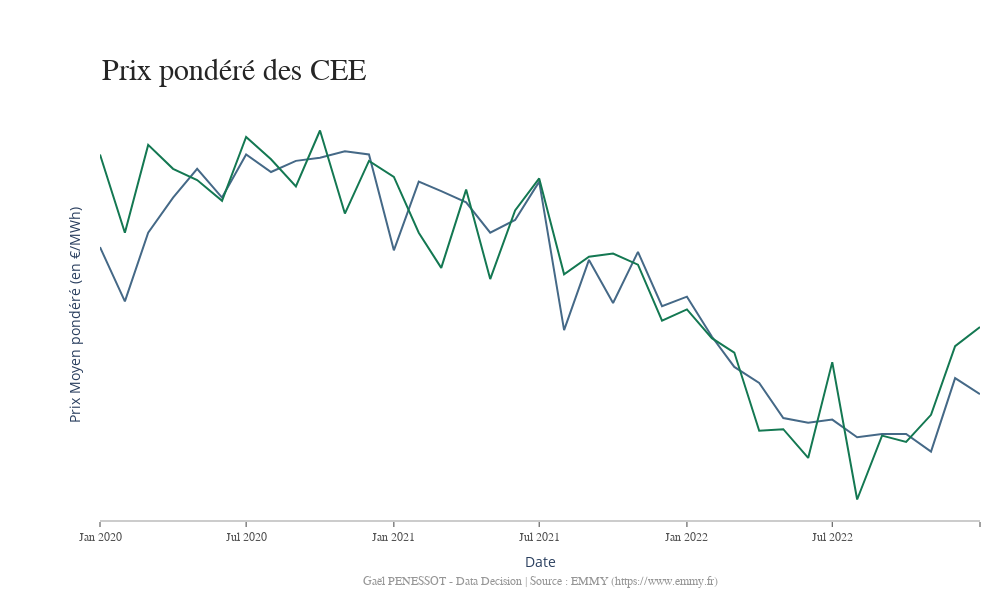

Notebook code for this chart:
### Code cell
cee_3y = historical_data_cee[(historical_data_cee.index >= '01/01/2020') & (historical_data_cee.index < '01/10/2023')]
fig = px.line(cee_3y, 
              x=cee_3y.index, 
              y="Prix Moyen pondéré (en €/MWh)", 
              color='Type CEE',
              color_discrete_map={
                 "Classique": "#456987",
                 "Précarité": "#147852"
             })

fig.update_layout(
    xaxis=dict(
        showline=True,
        showgrid=False,
        showticklabels=True,
        linecolor='rgb(204, 204, 204)',
        linewidth=2,
        ticks='outside',
        tickfont=dict(
            family='Arial',
            size=12,
            color='rgb(82, 82, 82)',
        ),
    ),
    yaxis=dict(
        showgrid=False,
        zeroline=False,
        showline=False,
        showticklabels=False,
    ),
    autosize=False,
    width=1000,
    height=600,
    margin=dict(
        autoexpand=False,
        l=100,
        r=20,
        t=110,
    ),
    showlegend=False,
    plot_bgcolor='white'
)

fig.update_layout(annotations=[dict(xref='paper', yref='paper', x=0.0, y=1.05,
                              xanchor='left', yanchor='bottom',
                              text='Prix pondéré des CEE',
                              font=dict(family='Arial',
                                        size=30,
                                        color='rgb(37,37,37)'),
                              showarrow=False),
                              dict(xref='paper', yref='paper', x=0.5, y=-0.13,
                              xanchor='center', yanchor='top',
                              text='Gaël PENESSOT - Data Decision | Source : EMMY (https://www.emmy.fr)',
                              font=dict(family='Arial',
                                        size=12,
                                        color='rgb(150,150,150)'),
                              showarrow=False)])

fig.show()

### Figure 1 — Plotly figure (JSON) as saved in the notebook; plotly's stock layout.template omitted (floating-point values rounded to 4 significant figures)
{"data": [{"hovertemplate": "Type CEE=Classique<br>Date=%{x}<br>Prix Moyen pondéré (en €/MWh)=%{y}<extra></extra>", "legendgroup": "Classique", "line": {"color": "#456987", "dash": "solid"}, "marker": {"symbol": "circle"}, "mode": "lines", "name": "Classique", "orientation": "v", "showlegend": true, "type": "scatter", "x": ["2020-01-01T00:00:00", "2020-02-01T00:00:00", "2020-03-01T00:00:00", "2020-04-01T00:00:00", "2020-05-01T00:00:00", "2020-06-01T00:00:00", "2020-07-01T00:00:00", "2020-08-01T00:00:00", "2020-09-01T00:00:00", "2020-10-01T00:00:00", "2020-11-01T00:00:00", "2020-12-01T00:00:00", "2021-01-01T00:00:00", "2021-02-01T00:00:00", "2021-03-01T00:00:00", "2021-04-01T00:00:00", "2021-05-01T00:00:00", "2021-06-01T00:00:00", "2021-07-01T00:00:00", "2021-08-01T00:00:00", "2021-09-01T00:00:00", "2021-10-01T00:00:00", "2021-11-01T00:00:00", "2021-12-01T00:00:00", "2022-01-01T00:00:00", "2022-02-01T00:00:00", "2022-03-01T00:00:00", "2022-04-01T00:00:00", "2022-05-01T00:00:00", "2022-06-01T00:00:00", "2022-07-01T00:00:00", "2022-08-01T00:00:00", "2022-09-01T00:00:00", "2022-10-01T00:00:00", "2022-11-01T00:00:00", "2022-12-01T00:00:00", "2023-01-01T00:00:00"], "xaxis": "x", "y": [7.75, 7.41, 7.84, 8.06, 8.24, 8.06, 8.33, 8.22, 8.29, 8.31, 8.35, 8.33, 7.73, 8.16, 8.1, 8.03, 7.84, 7.92, 8.16, 7.23, 7.67, 7.4, 7.72, 7.38, 7.44, 7.19, 7, 6.9, 6.68, 6.65, 6.67, 6.56, 6.58, 6.58, 6.47, 6.93, 6.83], "yaxis": "y"}, {"hovertemplate": "Type CEE=Précarité<br>Date=%{x}<br>Prix Moyen pondéré (en €/MWh)=%{y}<extra></extra>", "legendgroup": "Précarité", "line": {"color": "#147852", "dash": "solid"}, "marker": {"symbol": "circle"}, "mode": "lines", "name": "Précarité", "orientation": "v", "showlegend": true, "type": "scatter", "x": ["2020-01-01T00:00:00", "2020-02-01T00:00:00", "2020-03-01T00:00:00", "2020-04-01T00:00:00", "2020-05-01T00:00:00", "2020-06-01T00:00:00", "2020-07-01T00:00:00", "2020-08-01T00:00:00", "2020-09-01T00:00:00", "2020-10-01T00:00:00", "2020-11-01T00:00:00", "2020-12-01T00:00:00", "2021-01-01T00:00:00", "2021-02-01T00:00:00", "2021-03-01T00:00:00", "2021-04-01T00:00:00", "2021-05-01T00:00:00", "2021-06-01T00:00:00", "2021-07-01T00:00:00", "2021-08-01T00:00:00", "2021-09-01T00:00:00", "2021-10-01T00:00:00", "2021-11-01T00:00:00", "2021-12-01T00:00:00", "2022-01-01T00:00:00", "2022-02-01T00:00:00", "2022-03-01T00:00:00", "2022-04-01T00:00:00", "2022-05-01T00:00:00", "2022-06-01T00:00:00", "2022-07-01T00:00:00", "2022-08-01T00:00:00", "2022-09-01T00:00:00", "2022-10-01T00:00:00", "2022-11-01T00:00:00", "2022-12-01T00:00:00", "2023-01-01T00:00:00"], "xaxis": "x", "y": [8.33, 7.84, 8.39, 8.24, 8.17, 8.04, 8.44, 8.3, 8.13, 8.48, 7.96, 8.29, 8.19, 7.84, 7.62, 8.11, 7.55, 7.98, 8.18, 7.58, 7.69, 7.71, 7.64, 7.29, 7.36, 7.18, 7.09, 6.6, 6.61, 6.43, 7.03, 6.17, 6.57, 6.53, 6.7, 7.13, 7.25], "yaxis": "y"}], "layout": {"annotations": [{"font": {"color": "rgb(37,37,37)", "family": "Arial", "size": 30}, "showarrow": false, "text": "Prix pondéré des CEE", "x": 0, "xanchor": "left", "xref": "paper", "y": 1.05, "yanchor": "bottom", "yref": "paper"}, {"font": {"color": "rgb(150,150,150)", "family": "Arial", "size": 12}, "showarrow": false, "text": "Gaël PENESSOT - Data Decision | Source : EMMY (https://www.emmy.fr)", "x": 0.5, "xanchor": "center", "xref": "paper", "y": -0.13, "yanchor": "top", "yref": "paper"}], "autosize": false, "height": 600, "legend": {"title": {"text": "Type CEE"}, "tracegroupgap": 0}, "margin": {"autoexpand": false, "l": 100, "r": 20, "t": 110}, "plot_bgcolor": "white", "showlegend": false, "width": 1000, "xaxis": {"anchor": "y", "domain": [0, 1], "linecolor": "rgb(204, 204, 204)", "linewidth": 2, "showgrid": false, "showline": true, "showticklabels": true, "tickfont": {"color": "rgb(82, 82, 82)", "family": "Arial", "size": 12}, "ticks": "outside", "title": {"text": "Date"}}, "yaxis": {"anchor": "x", "domain": [0, 1], "showgrid": false, "showline": false, "showticklabels": false, "title": {"text": "Prix Moyen pondéré (en €/MWh)"}, "zeroline": false}}}
